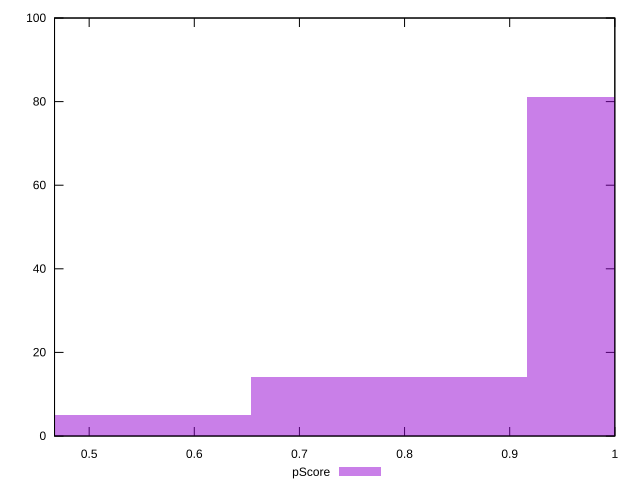

Reproduce this figure in gnuplot.
reset

$pScore <<EOF
0.5234591104512724 5
0.7851886656769085 14
1.0469182209025447 81
EOF

set key outside below
set boxwidth 0.2617295552256362
set xrange [0.46705882352941175:1]
set yrange [0:100]
set trange [0:100]
set style fill transparent solid 0.5 noborder
set terminal svg size 640, 490 enhanced background rgb 'white'
set output "report/report_00029_2021-02-24T13-36-40.390Z/uses-http2/samples/astro/pScore/histogram.svg"

plot $pScore title "pScore" with boxes

reset
